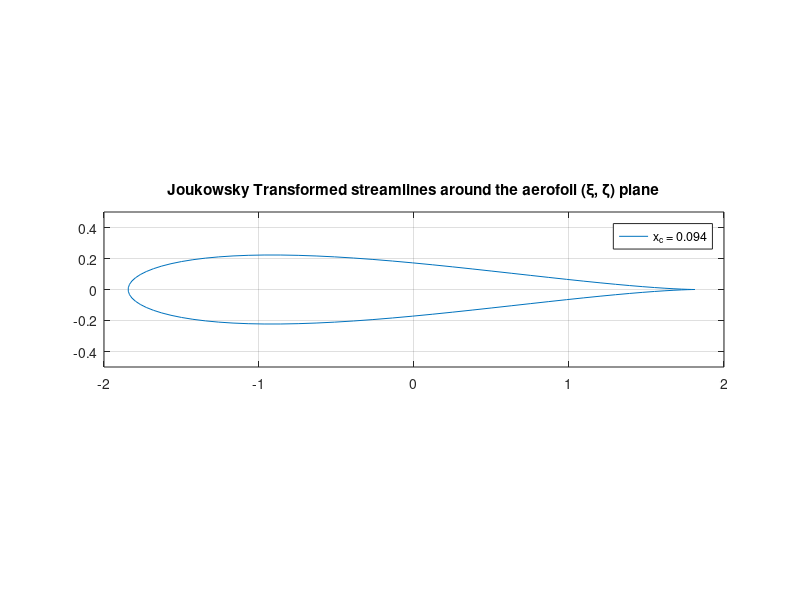

The MATLAB script that drew this image:
clc
clear
close all

z = linspace(0,2*pi,90);
j = sqrt(-1);
xc = 0.094;
x = cos(z) -xc+(((1-abs(xc))^2)*(cos(z)-xc))./(1-2.*xc*cos(z)+xc.^2);
y = (sin(z) +(((1-abs(xc))^2).*(-sin(z)))./(1-2.*xc.*cos(z)+xc.^2));
plot(x, y);
grid on
axis equal
legend('x_c = 0.094')
title('Joukowsky Transformed streamlines around the aerofoil (\xi, \zeta) plane')
ylim([-0.5,0.5]);
xlim([-2,2]);